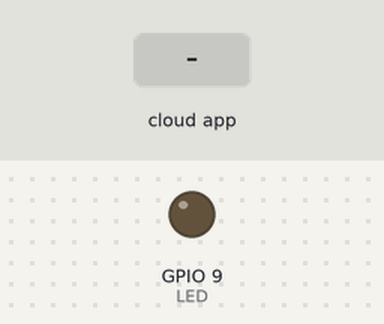
A sketch run on a simulated ESP32-S3. Shown: output pins drawn as LEDs (lit = HIGH). Inputs (shaded band) come from the test bench. The ROS host is connected and sends only what is stated.

Above: at 1.2 s.
1.3 s: the phone or cloud app sets toggle_led to 0
At 2.5 s:
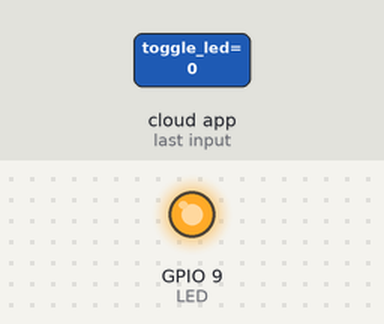
2.8 s: the phone or cloud app sets toggle_led to 1
At 3.6 s:
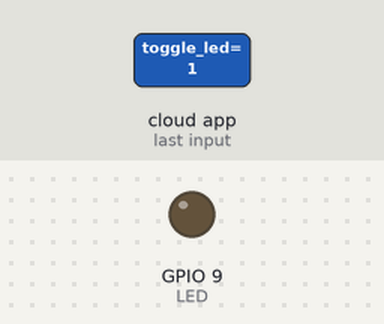
Timing chart, 0 to 5.8 s (numbered marks = the images above; inputs shaded):
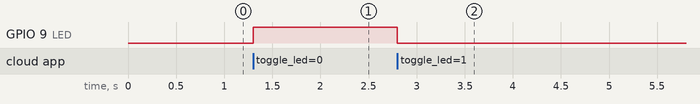

The sketch:

blink.ino
```cpp
#include <ros.h>
#include <std_msgs/Empty.h>

#define LED 9

ros::NodeHandle nh;

void messageCb( const std_msgs::Empty& toggle_msg){
  digitalWrite(LED, HIGH-digitalRead(LED));   // blink the led
}

ros::Subscriber<std_msgs::Empty> sub("toggle_led", &messageCb );

void setup()
{
  pinMode(LED, OUTPUT);
  nh.initNode();
  nh.subscribe(sub);
}

void loop()
{
  nh.spinOnce();
  delay(1);
}
```

Measured:
- after the input at 1.3 s, GPIO 9 (LED): LOW → HIGH at once
- after the input at 2.8 s, GPIO 9 (LED): HIGH → LOW at once
